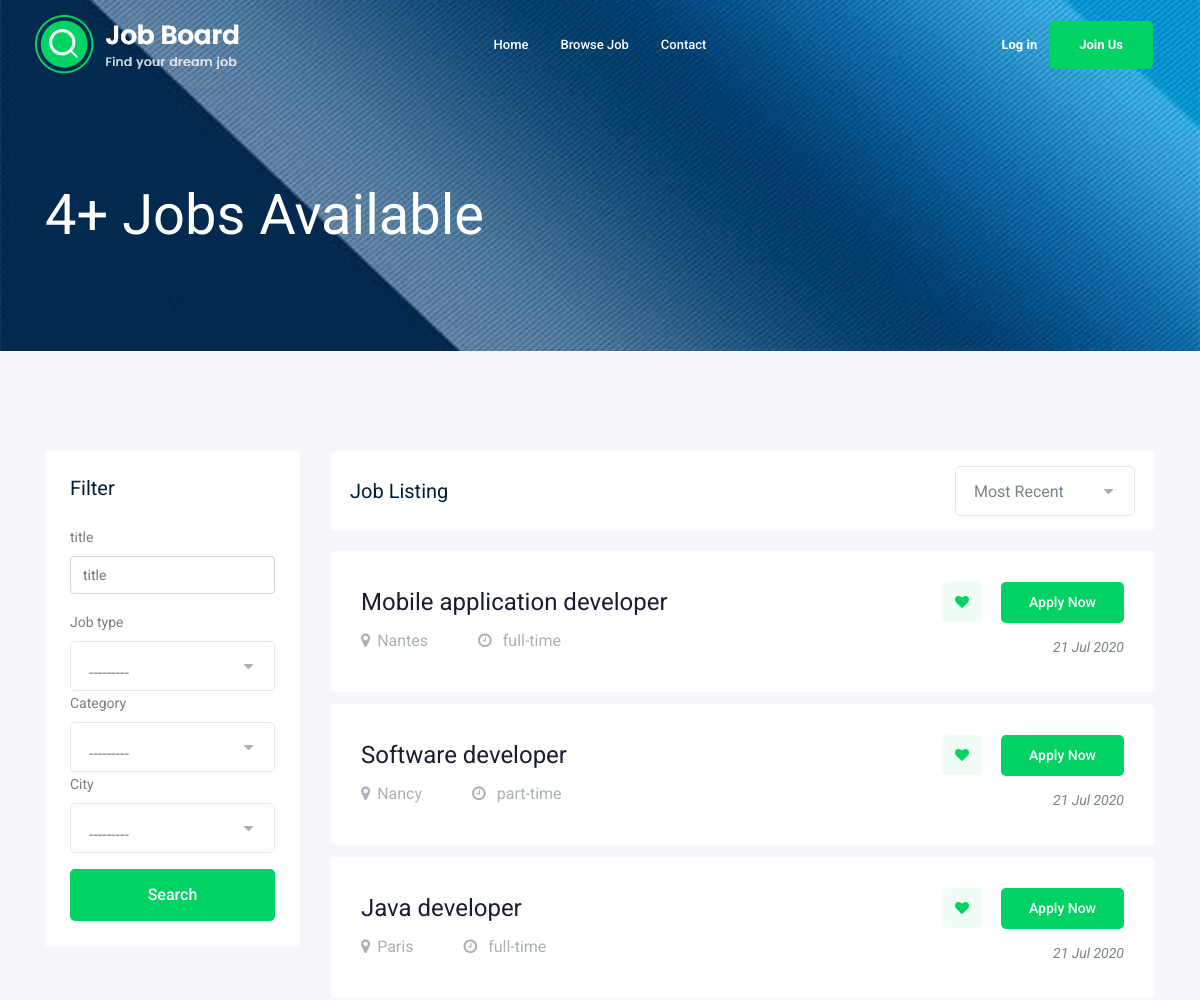
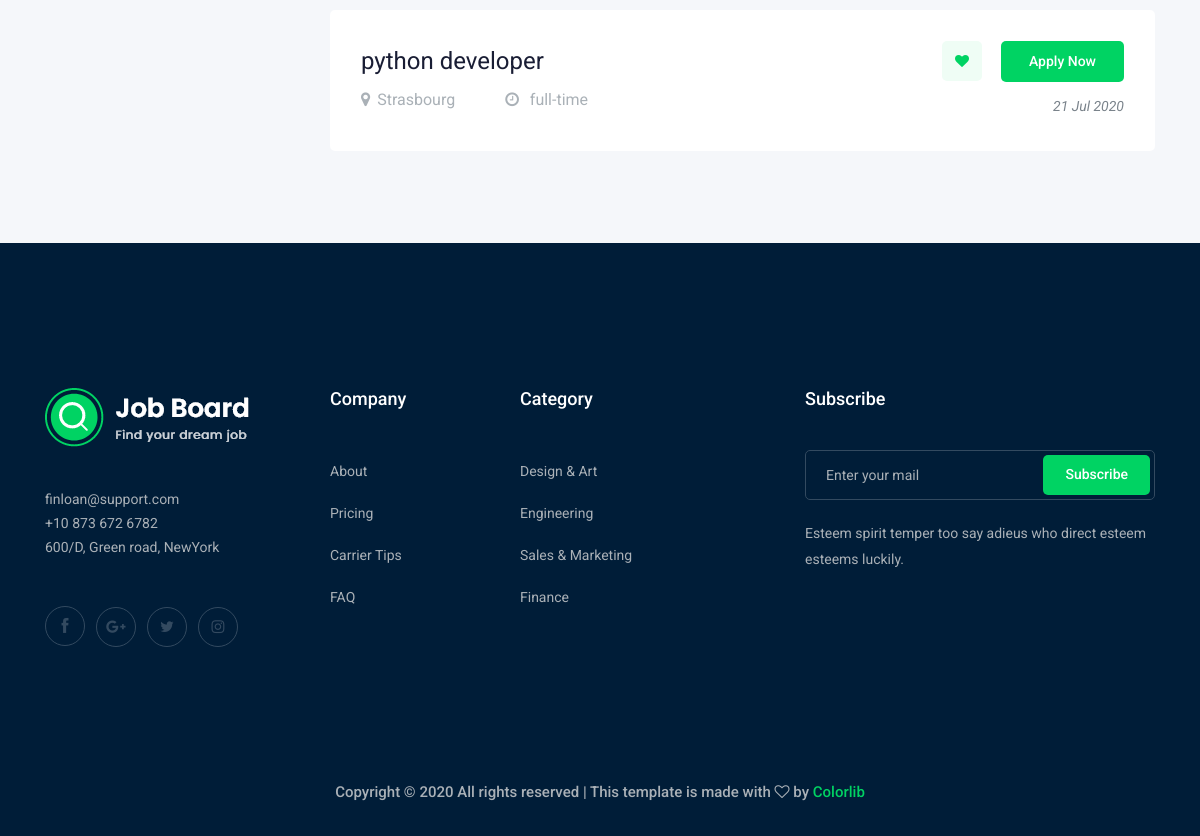
Screenshot of /jobs/ with the database file from the repository (2 pictures, top to bottom).
### job/models.py (models this page shows, shortened)
class Job(models.Model):
    title           = models.CharField(max_length=100)
    job_type        = models.CharField(max_length=100, choices= JOB_TYPE)
    description     = models.TextField(max_length=1000)
    published_at    = models.DateTimeField(auto_now=True)
    categories      = models.ForeignKey('Category', verbose_name=("Category"), on_delete=models.CASCADE, null=True)
    vacancy         = models.IntegerField(default=1)
    salary          = models.IntegerField(default=0)
    experience      = models.IntegerField(default=1)
    city            = models.ForeignKey(City_Job, on_delete=models.CASCADE, null=True)
    slug            = models.SlugField(blank=True, null=True, unique=True)
    class Meta:
        ordering = ['-published_at']

class City_Job(models.Model):
    city = models.CharField(max_length=50)
    class Meta:
        verbose_name = ("City")
        verbose_name_plural = ("Job City")
    def __str__(self):
        return self.city

### job/views.py (the view)
# urls.py: path('jobs/', job_list, name='home'),
def job_list(request):
    job_list = Job.objects.all()
    my_filter = JobFilter(request.GET, queryset=job_list)
    job_list = my_filter.qs
    paginator = Paginator(job_list, 5)
    page_number = request.GET.get('page')
    page_obj = paginator.get_page(page_number)
    context = {
        'jobs': page_obj,
        'list': job_list,
        'my_filter': my_filter
    }
    return render(request, 'job/jobs.html', context)

### job/models.py (called while the page is built)
    def __str__(self):
        return self.cat_name

### job/templates/job/jobs.html (shortened to what this page needs)
{% extends "job/base.html" %}
{% load bootstrap4 %}
{% load static %}
{% block body %}
<div class="bradcam_area bradcam_bg_1">
  <div class="container">
    <div class="row">
      <div class="col-xl-12">
        <div class="bradcam_text">
          <h3>{{list.count}}+ Jobs Available</h3>
        </div>
      </div>
    </div>
  </div>
</div>
<div class="job_listing_area plus_padding">
  <div class="container">
    <div class="row">
      <div class="col-lg-3">
        <div class="job_filter white-bg">
          <div class="form_inner white-bg">
            <h3>Filter</h3>
            <form method="GET">
              {% bootstrap_form my_filter.form %}
              <div class="reset_btn">
                <button class="boxed-btn3 w-100 mt-3" type="submit">Search</button>
              </div>
            </form>
          </div>
        </div>
      </div>
      <div class="col-lg-9">
        <div class="recent_joblist_wrap">
          <div class="recent_joblist white-bg">
            <div class="row align-items-center">
              <div class="col-md-6">
                <h4>Job Listing</h4>
              </div>
              <div class="col-md-6">
                <div class="serch_cat d-flex justify-content-end">
                </div>
              </div>
            </div>
          </div>
        </div>
        <div class="job_lists m-0">
          <div class="row">
            {% for job in jobs %}
            <div class="col-lg-12 col-md-12">
              <div class="single_jobs white-bg d-flex justify-content-between">
                <div class="jobs_left d-flex align-items-center">
                  <div class="jobs_conetent">
                    <a href="{% url 'jobs:job_details' job.slug %}"
                      ><h4>{{job.title}}</h4></a
                    >
                    <div class="links_locat d-flex align-items-center">
                      <div class="location">
                        <p><i class="fa fa-map-marker"></i>{{job.city.city}}</p>
                      </div>
                      <div class="location">
                        <p><i class="fa fa-clock-o"></i> {{job.job_type}}</p>
                      </div>
                    </div>
                  </div>
                </div>
                <div class="jobs_right">
                  <div class="apply_now">
                    <a class="heart_mark" href="#">
                      <i class="fa fa-heart"></i>
                    </a>
                    <a href="{% url 'jobs:job_details' job.slug %}" class="boxed-btn3">Apply Now</a>
                  </div>
                  <div class="date">
                    <p>{{job.published_at| date:'d M o'}}</p>
                  </div>
                </div>
              </div>
            </div>
            {% endfor %}
          </div>
        </div>
      </div>
    </div>
  </div>
</div>
{% endblock %}

### rows the page displays
Job: title "Mobile application developer", city.city "Nantes", job_type "full-time", published_at "21 Jul 2020"
Job: title "Software developer", city.city "Nancy", job_type "part-time", published_at "21 Jul 2020"
Job: title "Java developer", city.city "Paris", job_type "full-time", published_at "21 Jul 2020"
Job: title "python developer", city.city "Strasbourg", job_type "full-time", published_at "21 Jul 2020"

### other values shown
{{ list.count }} "4"
